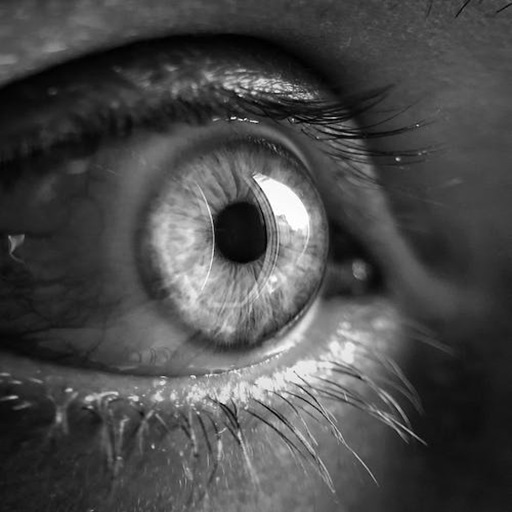
#> input picture Images/aaa.jpeg, 512 x 512 px, found by its file name
$ python 1_c.py
#> lines starting #> are read from the running program, lines starting #| are printed output that depends on the picture; after the words box and inside, x2 and y2 are one past the last pixel; in counts of white or black regions, pixels touching at a corner belong together
import numpy as np
import cv2
import matplotlib.pyplot as plt

## Histogram
def histogram(img):
    arr = np.zeros(256, int)
    for i in img:
        for j in i:
            arr[j] +=1
    return arr

## Thresholding
def thresholding(img, thesld):

    h,w =img.shape
    t_img = np.zeros_like(img,dtype=np.uint8)

    for i in range(h):
        for j in range(w):
            if img[i,j] < thesld:
                t_img[i,j]=0
            else:
                t_img[i,j]=1
    return t_img


path = 'Digital Image Processing/Images/aaa.jpeg'
img = cv2.imread(path, 0)
#> img is the input picture: shape (512, 512); min 0, max 255, mean 73.4
img = cv2.resize(img, (512, 512))

h,w = img.shape
#> h = 512; w = 512


hist_img = histogram(img)
#> after the loop in histogram, `for i in img:`: arr = 256 values, max 3174 at index 69, min 14 at index 241, mean 1024
#> hist_img has the same summary as arr in histogram

thesld = 70

thr_img = thresholding(img, thesld)
#> after the loop in thresholding, `for i in range(h):`:
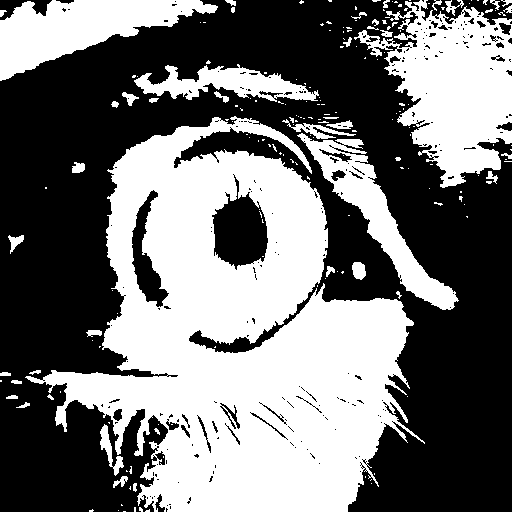
#> t_img: shape (512, 512); values 0 (black) and 1 (white), 45.3% white; 193 white regions (148 under 20 px), largest, box (x1, y1, x2, y2) and area: (25, 116, 425, 512) 81900, (354, 0, 512, 188) 15673, (0, 0, 218, 81) 8441

plt.figure(figsize=(12,8))

plt.subplot(2,2,1)
plt.imshow(img, cmap ='gray')
plt.title('Original Image')

plt.subplot(2,2,2)
plt.bar(range(256),hist_img)
plt.title('Histogram of Image')

plt.subplot(2,2,3)
plt.imshow(thr_img, cmap ='gray')
plt.title('Threshold Image')

plt.tight_layout()
plt.show()
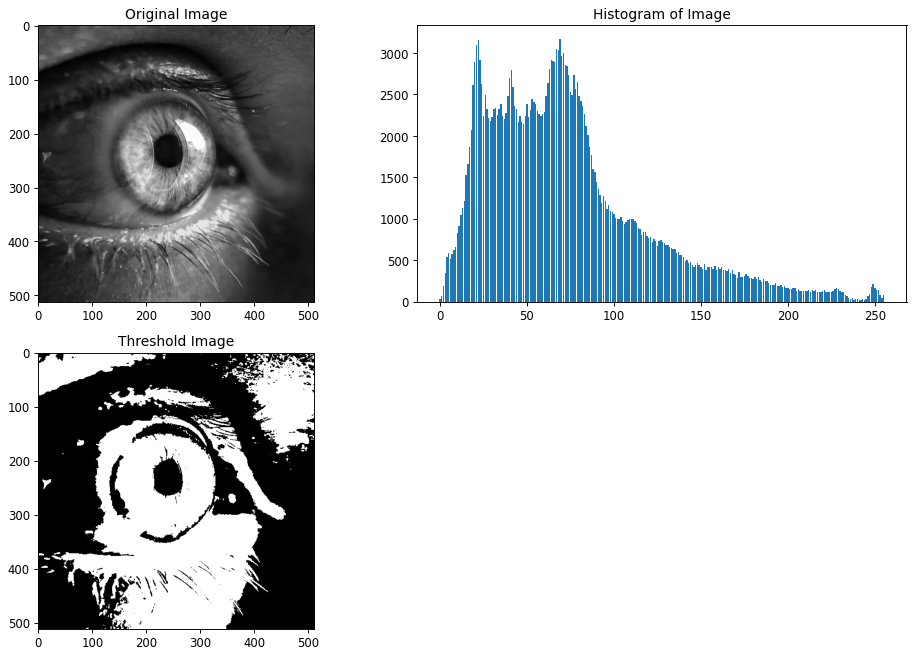
#> figure drawn by matplotlib, 3 panels; panel 2: tallest bar 3174 high, from x = 68.6 to 69.4

$ run again, with Images/aa.jpeg copied over Images/aaa.jpeg
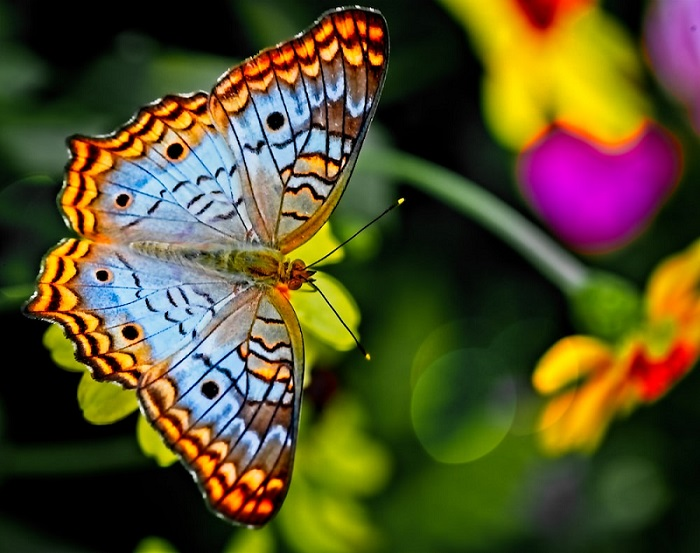
#> input picture Images/aa.jpeg, 700 x 553 px, found by its file name
#> after the loop in histogram, `for i in img:`: arr = 256 values, max 19064 at index 0, min 0 at index 232, mean 1024
#> hist_img has the same summary as arr in histogram
#> after the loop in thresholding, `for i in range(h):`:
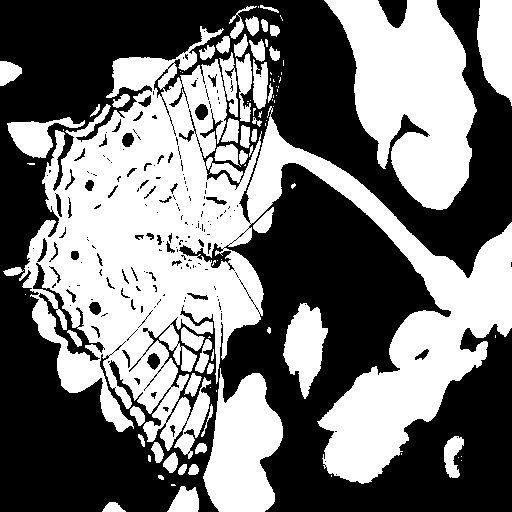
#> t_img: shape (512, 512); values 0 (black) and 1 (white), 46.4% white; 96 white regions (45 under 20 px), largest, box (x1, y1, x2, y2) and area: (19, 26, 512, 484) 79628, (324, 0, 477, 210) 19267, (203, 368, 283, 512) 7711
#> `plt.show()`:
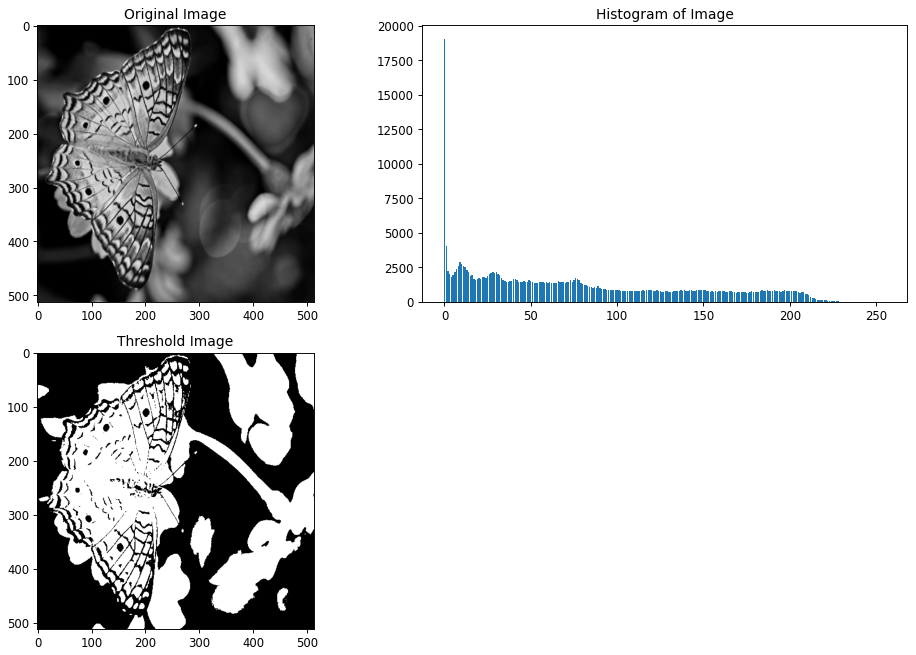
#> figure drawn by matplotlib, 3 panels; panel 2: tallest bar 19064 high, from x = -0.4 to 0.4

$ run again, with Images/a.jpg copied over Images/aaa.jpeg
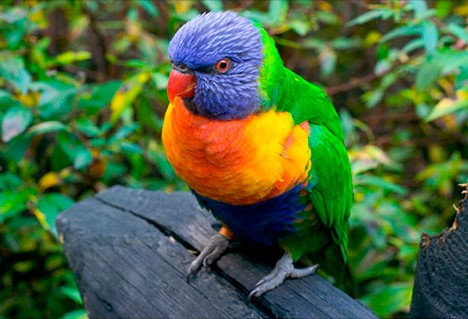
#> input picture Images/a.jpg, 468 x 319 px, found by its file name
#> after the loop in histogram, `for i in img:`: arr = 256 values, max 2450 at index 83, min 0 at index 233, mean 1024
#> hist_img has the same summary as arr in histogram
#> after the loop in thresholding, `for i in range(h):`:
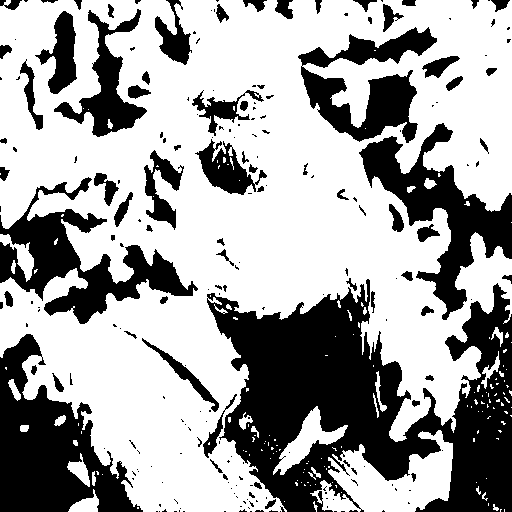
#> t_img: shape (512, 512); values 0 (black) and 1 (white), 64.5% white; 218 black regions (145 under 20 px), largest, box (x1, y1, x2, y2) and area: (207, 279, 512, 512) 38029, (0, 334, 143, 512) 12502, (0, 177, 198, 324) 9324
#> `plt.show()`:
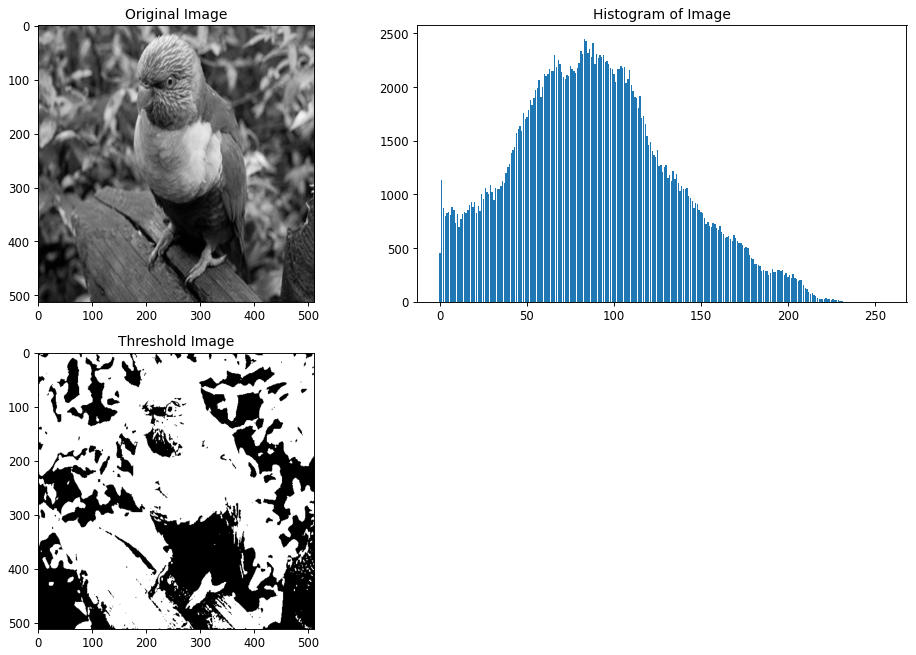
#> figure drawn by matplotlib, 3 panels; panel 2: tallest bar 2450 high, from x = 82.6 to 83.4
